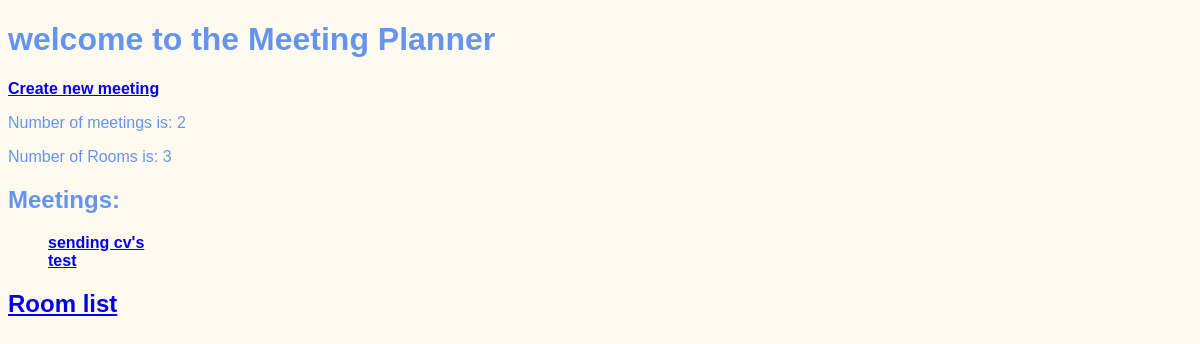
Before: / with the older database file.
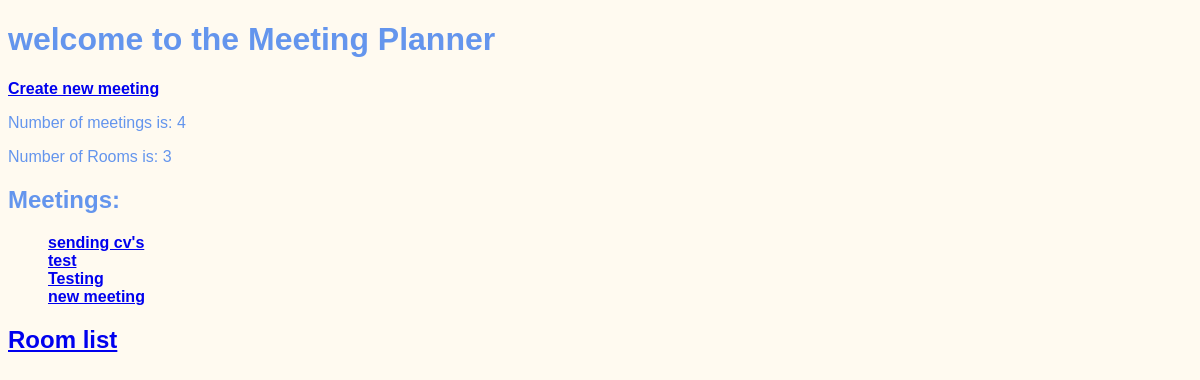
After: the same page with the newer database file.
### meetings/models.py (models this page shows, shortened)
class Meetings(models.Model):
    title = models.CharField(max_length = 200)
    date = models.DateField()
    start_time = models.TimeField(default = time(9))
    duration = models.IntegerField(default=1)
    room = models.ForeignKey(Room, on_delete=models.CASCADE)

### website/views.py (the view)
# urls.py: path('', welcome, name='welcome'),
def welcome(req):
    return render(req, 'website/welcome.html',
                    {
                        'num_meetings': Meetings.objects.count(),
                        'meetings_all': Meetings.objects.all(),
                        'num_rooms': Room.objects.count()
                    }
                    )

### website/templates/website/welcome.html (shortened to what this page needs)
{% extends "base.html" %}
{% block content %}
<h1 class="app_header">welcome to the Meeting Planner</h1>
<p>
    <strong>
        <a href=" {% url 'new' %} ">
            Create new meeting
        </a>
    </strong>
</p>
<p> Number of meetings is: {{num_meetings}} </p>
<p> Number of Rooms is: {{num_rooms}} </p>
<h2>Meetings: </h2>
<ul>
    {% for meeting in meetings_all %}
    <li>
        <a href=" {% url 'detail' meeting.id %} ">
                {{ meeting.title }}
            </a>
    </li>
    {% endfor %}
</ul>
<h2>
    <a href=" {% url 'rooms' %} ">
        Room list
    </a>
</h2>
{% endblock %}

Changed rows visible on the page:
added Meetings: title "Testing"
added Meetings: title "new meeting"
Other visible differences:
{{ num_meetings }}: "2" → "4"
